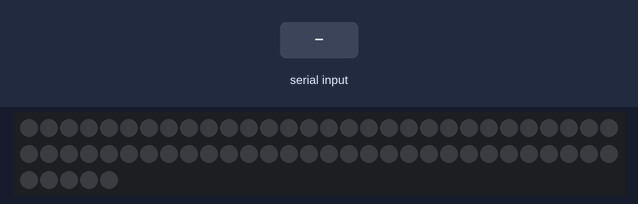
Bench run of a sketch on a simulated Arduino Uno, built with avr-gcc and run on an emulated ATmega328P. Shown: 65 RGB LEDs in strip order, left to right, continuing on the next row. The test bench sets the inputs (shaded band). Dim RGB values are drawn brighter than linear.

Above: at 1.2 s.
1.3 s: "90,45\n" received over Serial
At 1.6 s:
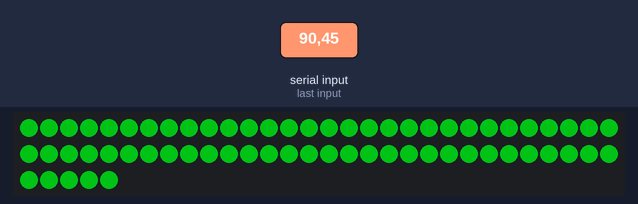
2.8 s: "30,150\n" received over Serial
At 4.0 s:
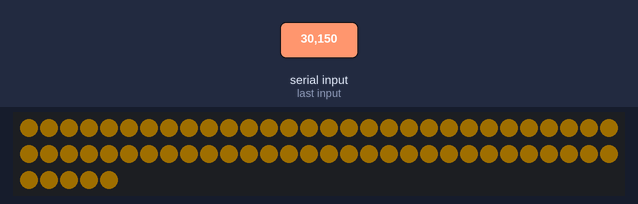
4.3 s: "5\n" received over Serial
At 5.1 s:
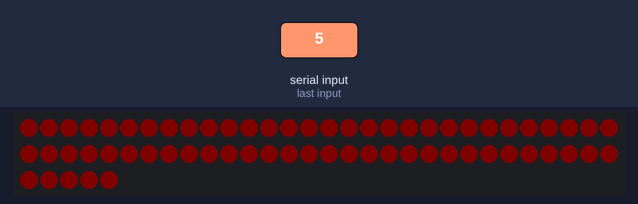
5.8 s: "200\n" received over Serial
At 6.2 s:
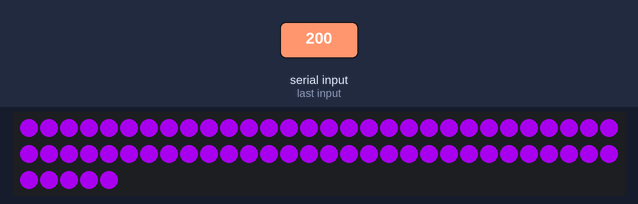
7.3 s: "90\n" received over Serial
At 8.6 s:
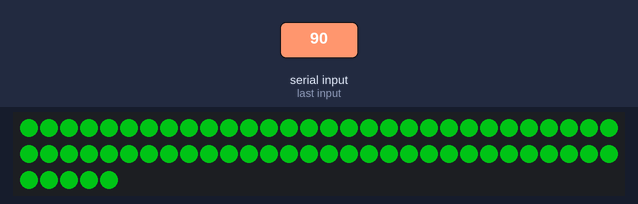
Timing chart, 0 to 9.8 s (numbered marks = the images above; inputs shaded):
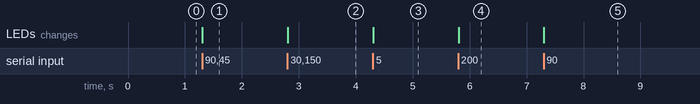

Measured:
- after the input at 1.3 s, the LEDs: change at once (image 1)
- after the input at 2.8 s, the LEDs: change at once (image 2)
- after the input at 4.3 s, the LEDs: change at once (image 3)
- after the input at 5.8 s, the LEDs: change at once (image 4)
- after the input at 7.3 s, the LEDs: change at once (image 5)

The sketch:

ledstriptest.ino
```cpp
#include <Adafruit_NeoPixel.h>
#ifdef __AVR__
  #include <avr/power.h>
#endif

#define PIN        6
#define NUMPIXELS  65
int colour = 0;
Adafruit_NeoPixel pixels(NUMPIXELS, PIN, NEO_GRB + NEO_KHZ800);

void setup() {
#if defined(__AVR_ATtiny85__) && (F_CPU == 16000000)
  clock_prescale_set(clock_div_1);
#endif

  Serial.begin(115200);

  pixels.begin();
  pixels.clear();
}

void loop() {
  if (Serial.available() > 0)
  {
    String input = Serial.readStringUntil('\n');
    int colour = input.toInt();

    uint16_t hue = map(colour, 0, 255, 0, 65535); // Color shift
     uint8_t brightness = map(colour, 0, 255, 0, 255);

    //Serial.println(255);
    for (int i = 0; i <= NUMPIXELS; i++) {
      pixels.setPixelColor(i, pixels.ColorHSV(hue, 255, brightness));
    }
    pixels.show();
  }
}
```
